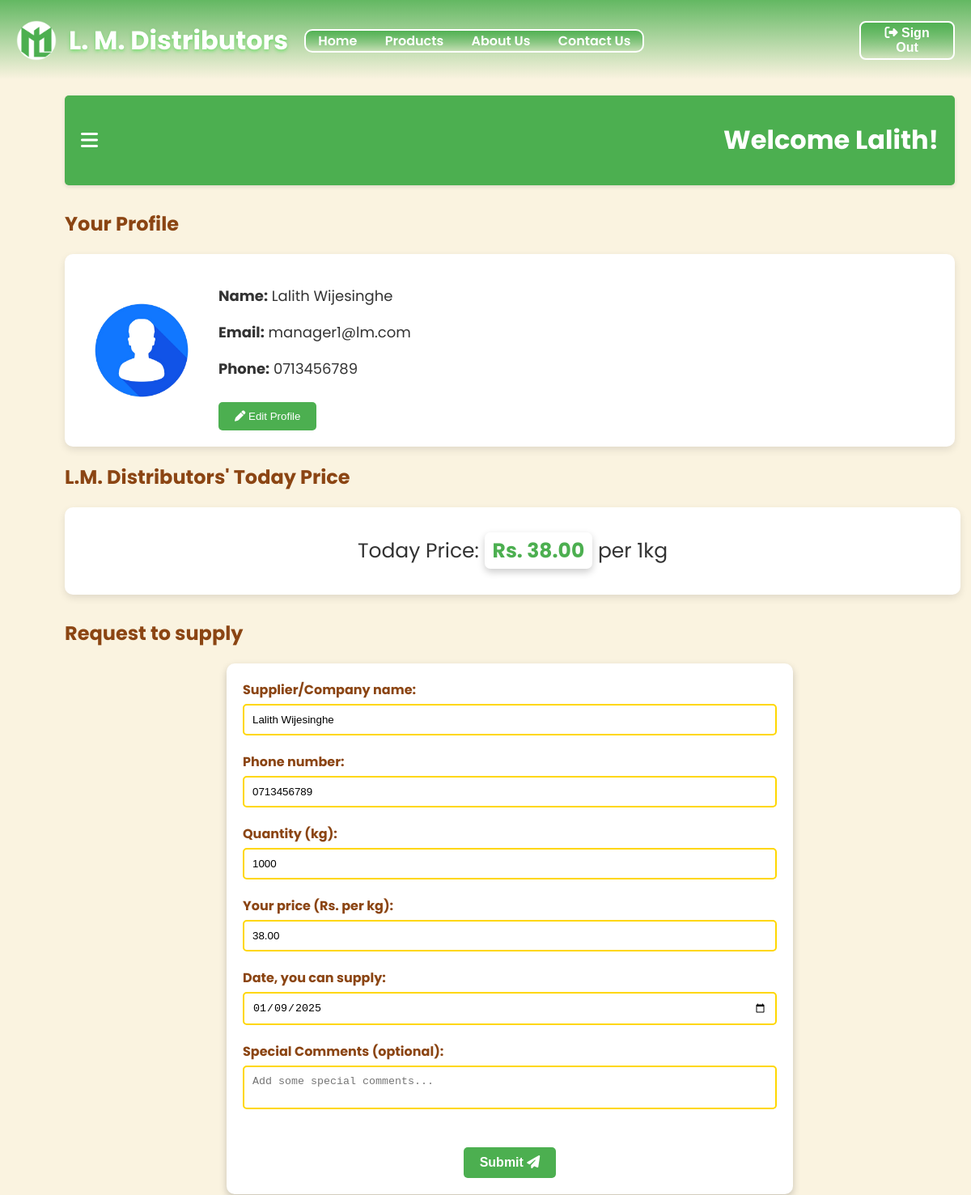
Page /supplier.php (signed in, upper part) on the earlier database version.
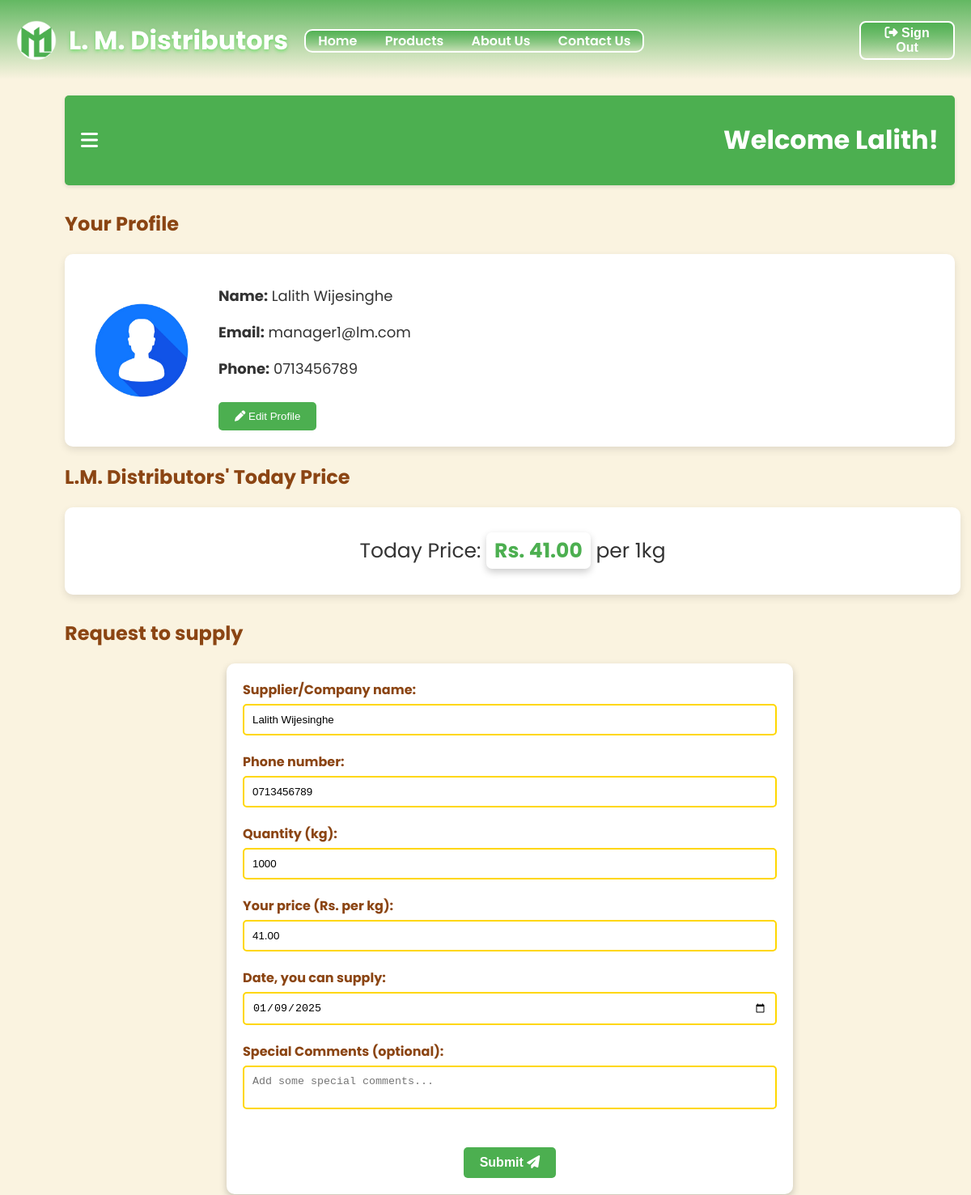
Same page on the later database version.
### tables this page shows
CREATE TABLE `supplyerprice` (
  `sPID` int(11) NOT NULL,
  `price` decimal(10,2) NOT NULL,
  `date` date DEFAULT NULL
);

CREATE TABLE `user_info` (
  `userID` int(11) NOT NULL,
  `email` varchar(255) NOT NULL,
  `password` varchar(255) NOT NULL,
  `fName` varchar(100) NOT NULL,
  `lName` varchar(100) NOT NULL,
  `dob` date NOT NULL,
  `phone1` varchar(15) NOT NULL,
  `phone2` varchar(15) DEFAULT NULL,
  `address` text NOT NULL,
  `image` varchar(255) DEFAULT NULL,
  `type` enum('admin','manager','customer','supplier','buyer') NOT NULL,
  `assignType` varchar(50) DEFAULT NULL,
  `status` enum('active','inactive') NOT NULL,
  `last_logout` datetime DEFAULT NULL
);

### supplier.php (the view, shortened to what this page needs)
<?php
    include_once 'config.php';
    if(!isset($_SESSION['user_fName'])) {
        header('Location: login.php');
        exit();
    }
    else {
        $dob = $_SESSION['user_dob'];
        $today = date('m-d');
        $birthday = date('m-d', strtotime($dob));
        if($birthday == $today) {
            $greeting = "Happy birthday ".htmlspecialchars($_SESSION['user_fName'])."!";
        }
        else {
            $greeting = "Welcome ".htmlspecialchars($_SESSION['user_fName'])."!";
        }
        $todayPriceSql = "SELECT price FROM supplyerprice";
        $todayPriceResult = mysqli_query($conn, $todayPriceSql);
        $todayPriceRow = mysqli_fetch_assoc($todayPriceResult);
        $todayPrice = $todayPriceRow['price'];
        $userID = $_SESSION['user_id'];
        $sql = "SELECT * FROM user_info WHERE `userID` = ?";
        $stmt = $conn->prepare($sql);
        $stmt->bind_param("i", $userID);
        $stmt->execute();
        $result = $stmt->get_result();
        $row = $result->fetch_assoc();
    }
?>
<!DOCTYPE html>
<html lang="en">
<head>
    <link rel="stylesheet" href="./css/supplier.css">
    <link rel="stylesheet" href="https://cdnjs.cloudflare.com/ajax/libs/font-awesome/6.0.0-beta3/css/all.min.css">
</head>
<body>
    <?php include 'header.php'; ?>
    <div class="container">
        <div class="main-content">
            <div class="topbar">
                <i class="fas fa-bars" id="toggle-sidebar" title="Open Dashboard"></i>
                <h1><?php echo $greeting; ?></h1>
            </div>
            <section class="supplier-profile">
                <h2>Your Profile</h2>
                <div class="profile-card">
                    <img src="<?php echo htmlspecialchars($_SESSION['user_image']); ?>" alt="Supplier Profile Picture" class="profile-pic">
                    <div class="profile-info">
                        <p><strong>Name:</strong> <?php echo htmlspecialchars($_SESSION['fullName'])?></p>
                        <p><strong>Email:</strong> <?php echo htmlspecialchars($_SESSION['user_email'])?></p>
                        <p><strong>Phone:</strong> <?php echo htmlspecialchars($_SESSION['user_phone'])?></p>
                        <button class="btn edit-profile" onclick="window.location.href='./accSettings.php'" title="Edit Profile"><i class="fa-solid fa-pen"></i> Edit Profile</button>
                    </div>
                </div>
            </section>
            <div class="todayPrice">
                <h2>L.M. Distributors' Today Price</h2>
                <div class="priceContainer">
                    <p>Today Price: <strong>Rs. <?php echo htmlspecialchars($todayPrice); ?></strong> per 1kg</p>
                </div>
            </div>
            <div class="requestSupply">
                <h2>Request to supply</h2>
                <center>
                    <form action="supplier.php" method="POST" class="reqForm">
                        <div class="separation">
                            <label for="supplyName">Supplier/Company name: </label>
                            <input type="text" id="supplyName" name="supplyName"
                                   value="<?php echo htmlspecialchars($row['fName']).' '.htmlspecialchars($row['lName']); ?>" required>
                        </div>
                        <div class="separation">
                            <label for="phone">Phone number: </label>
                            <input type="tel" id="phone" name="phone" value="<?php echo htmlspecialchars($row['phone1']); ?>" required>
                        </div>
                        <div class="separation">
                            <label for="supplyQty">Quantity (kg): </label>
                            <input type="number" id="supplyQty" name="supplyQty" min="1000" value="1000" required>
                        </div>
                        <div class="separation">
                            <label for="yourPrice">Your price (Rs. per kg): </label>
                            <input type="number" id="yourPrice" name="yourPrice" step="0.01" min="0"
                                   max="<?php echo htmlspecialchars($todayPrice); ?>" value="<?php echo htmlspecialchars($todayPrice); ?>" required>
                        </div>
                        <div class="separation">
                            <label for="supplyDate">Date, you can supply: </label>
                            <input type="date" id="date" name="supplyDate" min="<?php echo date('Y-m-d'); ?>"
                                   value="<?php echo date('Y-m-d'); ?>" required>
                        </div>
                        <div class="separation">
                            <label for="comments">Special Comments (optional): </label>
                            <textarea type="comments" id="comments" name="comments" placeholder="Add some special comments..."></textarea>
                        </div>
                        <center>
                            <button type="submit" id="submitBtn" name="submitBtn" class="reqSubmitBtn" title="Submit Details">
                                Submit <i class="fa-solid fa-paper-plane"></i>
                            </button>
                        </center>
                    </form>
                </center>
            </div>
        </div>
    </div>
    <?php include 'footer.php'; ?>
</body>
</html>

### header.php (shortened to what this page needs)
<!DOCTYPE html>
<html lang="en">
<head>
    <link rel="stylesheet" href="./css/header.css">
</head>
<body>
    <header class="header">
        <div class="header-container">
            <div class="logo">
                <a id="lm" href="./index.php"><img src="./images/LMDistributors-logo2-01.png" alt="L. M. Distributors Logo"></a>
                <h1><a id="lm" href="./index.php">L. M. Distributors</a></h1>
            </div>
            <div class="bar">
                <nav class="nav-links">
                    <a href="./index.php" title="Home">Home</a>
                    <a href="./products.php" title="Products">Products</a>
                    <a href="./about.php" title="About L.M. Distributors">About Us</a>
                    <a href="./contact.php" title="Contact">Contact Us</a>
                </nav>
            </div>
        </div>
        <?php
            if(isset($_SESSION['user_fName'])) {
                echo "<div class='logout'>
                        <button>
                            <a href='./logout.php' title='Sign Out'><i class='fa-solid fa-right-from-bracket'></i> Sign Out</a>
                        </button>
                    </div>";
            }
            else {
                echo "<div class='loginBtns'>
                        <button id='hLogin' onclick=\"window.location.href='./login.php'\" title='Login'>Sign In</button>
                        <button id='hLSignup' onclick=\"window.location.href='./register.php'\" title='Register'>Sign Up</button>
                    </div>";
            }
        ?>
    </header>
</body>
</html>

### footer.php (shortened to what this page needs)
<!DOCTYPE html>
<html lang="en">
<head>
    <link rel="stylesheet" href="./css/footer.css">
</head>
<body>
</body>
</html>

### css/supplier.css (style rules this page uses)
body { margin: 0; font-family: 'Poppins', sans-serif; background-color: #FAF3E0; color: #333; }
.container { display: flex; height: 100vh; margin-bottom: 800px; }
.main-content { flex-grow: 1; padding: 20px; margin-left: 60px; }
.topbar { display: flex; align-items: center; justify-content: space-between; padding: 10px 20px; background-color: #4CAF50; border-radius: 5px; box-shadow: 0 2px 5px rgba(0, 0, 0, 0.1); }
.topbar i { font-size: 24px; cursor: pointer; color: #fff; }
.topbar h1 { color: #fff; }
.supplier-profile { margin-top: 30px; }
.supplier-profile h2, .quickH2, .todayPrice h2, .requestSupply h2 { font-size: 24px; color: #8B4513; margin-bottom: 20px; }
.profile-card { display: flex; align-items: center; background: #fff; padding: 20px; border-radius: 10px; box-shadow: 0 4px 10px rgba(0, 0, 0, 0.1); animation: fadeIn 1s ease-in-out; }
.profile-pic { width: 150px; height: 150px; border-radius: 50%; margin-right: 20px; object-fit: cover; }
.profile-info { font-size: 18px; color: #333; }
.edit-profile { margin-top: 10px; padding: 10px 20px; background: #4CAF50; color: white; border: none; border-radius: 5px; cursor: pointer; transition: background-color 0.3s ease; }
.priceContainer { margin: 20px 20px 20px 0; padding: 10px 20px; background: #fff; text-align: center; border: none; border-radius: 10px; width: 97%; box-shadow: 0 4px 10px rgba(0, 0, 0, 0.1); animation: fadeIn 1s ease-in-out; }
.priceContainer p { font-size: 25px; }
.priceContainer p strong { border: none; border-radius: 7px; box-shadow: 0 4px 10px rgba(0, 0, 0, 0.2); padding: 5px 10px; color: #4CAF50; }
.requestSupply { margin-top: 30px; margin-bottom: 30px; animation: fadeIn 1s ease-in-out; }
.reqForm { padding: 20px; margin: 20px; border: none; border-radius: 10px; max-width: 60%; background: #fff; box-shadow: 0 4px 10px rgba(0, 0, 0, 0.2); }
.separation { margin-bottom: 20px; text-align: left; }
label { font-weight: bold; display: block; color: #8B4513; margin-bottom: 5px; }
input, textarea { width: 100%; padding: 10px; border: 2px solid #FFD700; border-radius: 5px; box-sizing: border-box; }
textarea { resize: none; }
.reqSubmitBtn { font-weight: bold !important; font-size: 16px; margin-top: 20px; padding: 10px 20px; background: #4CAF50; color: white; border: none; border-radius: 5px; cursor: pointer; transition: background-color 0.3s ease; }

### css/header.css (style rules this page uses)
.header { background: linear-gradient(to bottom, #4caf4fdd, rgba(76, 175, 79, 0)); padding: 5px 20px 2px 20px; display: flex; justify-content: space-between; align-items: center; position: sticky; top: 0; z-index: 10; }
.header-container { display: flex; align-items: center; width: 100%; max-width: 1200px; margin: auto; }
.header .logo h1 a { color: #fff; text-shadow: 0px 2px 4px rgba(44, 223, 47, 0.53); text-decoration: none; }
.header .logo { display: flex; }
.header .logo img { width: 50px; margin: auto; padding-right: 15px; padding-top: 20px; }
.header .nav-links a { color: #fff; text-decoration: none; margin: 0 15px; font-weight: 600; transition: color 0.3s; }
.header .bar { border: 2px solid #fff; background: linear-gradient(to bottom, #4caf4fed, rgba(76, 175, 79, 0)); border-radius: 10px; margin-left: 20px; }
.header { display: flex; align-items: center; }
.logout button { font-size: 16px; font-weight: bold; background: linear-gradient(to bottom, #4caf4fed, rgba(76, 175, 79, 0)); top: 10px; padding: 4px 20px; border: 2px solid #fff; border-radius: 8px; cursor: pointer; }
.logout a { color: #fff; text-decoration: none; }

Differences in the rows shown:
changed supplyerprice: price "38.00" → "41.00"; yourPrice "38.00" → "41.00"
